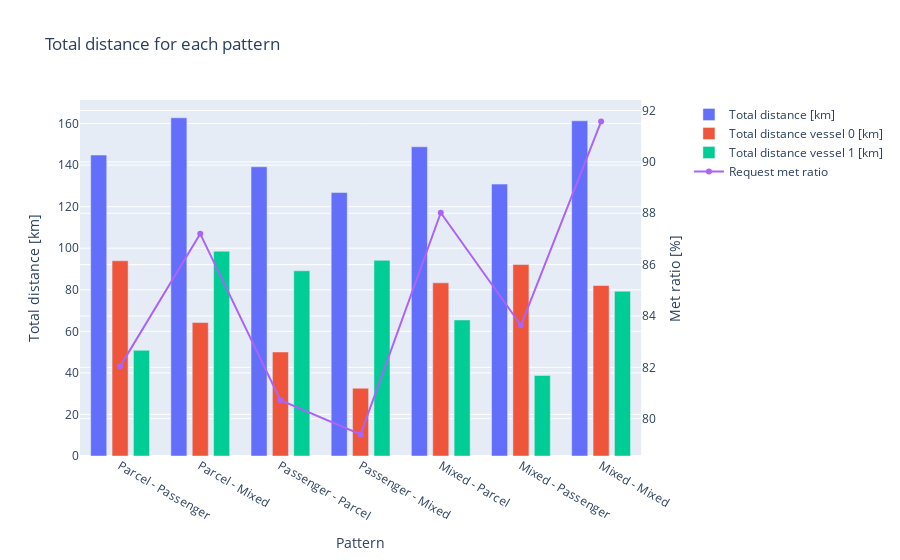

Notebook code for this chart:
### Code cell
# Visualise the final total distance for each pattern as a bar chart
# collect the final total distance for each pattern

total_distances = [dict_df_results[key].iloc[-1]['Total_dist'] for key in dict_df_results.keys()]
total_distances_k0 = [dict_df_results[key].iloc[-1]['Travel_distance_k0'] for key in dict_df_results.keys()]
total_distances_k1 = [dict_df_results[key].iloc[-1]['Travel_distance_k1'] for key in dict_df_results.keys()]

# collect the final met ratio for each pattern
met_ratios = [round(dict_df_results[key].iloc[-1]['Met_Ratio']*100, 2) for key in dict_df_results.keys()]


fig = make_subplots(specs=[[{'secondary_y': True}]])

fig.add_trace(go.Bar(x=[f'{vessel_types_inv[int(key[0])]} - {vessel_types_inv[int(key[1])]}' for key in dict_df_results.keys()], y=total_distances, name='Total distance [km]'), secondary_y=False)
fig.add_trace(go.Bar(x=[f'{vessel_types_inv[int(key[0])]} - {vessel_types_inv[int(key[1])]}' for key in dict_df_results.keys()], y=total_distances_k0, name='Total distance vessel 0 [km]'), secondary_y=False)
fig.add_trace(go.Bar(x=[f'{vessel_types_inv[int(key[0])]} - {vessel_types_inv[int(key[1])]}' for key in dict_df_results.keys()], y=total_distances_k1, name='Total distance vessel 1 [km]'), secondary_y=False)
fig.update_traces(width=0.2)


fig.add_trace(go.Scatter(x=[f'{vessel_types_inv[int(key[0])]} - {vessel_types_inv[int(key[1])]}' for key in dict_df_results.keys()], y=met_ratios, mode='lines+markers', name='Request met ratio'), secondary_y=True)

fig.update_yaxes(title_text="Total distance [km]", secondary_y=False)
fig.update_yaxes(title_text="Met ratio [%]", secondary_y=True)
fig.update_layout(title='Total distance for each pattern', xaxis_title='Pattern', barmode='group')


fig.show()

### Figure 1 — Plotly figure (JSON) as saved in the notebook; plotly's stock layout.template omitted (floating-point values rounded to 4 significant figures)
{"data": [{"name": "Total distance [km]", "type": "bar", "width": 0.2, "x": ["Parcel - Passenger", "Parcel - Mixed", "Passenger - Parcel", "Passenger - Mixed", "Mixed - Parcel", "Mixed - Passenger", "Mixed - Mixed"], "xaxis": "x", "y": [144.9, 162.8, 139.2, 126.8, 148.8, 130.9, 161.3], "yaxis": "y"}, {"name": "Total distance vessel 0 [km]", "type": "bar", "width": 0.2, "x": ["Parcel - Passenger", "Parcel - Mixed", "Passenger - Parcel", "Passenger - Mixed", "Mixed - Parcel", "Mixed - Passenger", "Mixed - Mixed"], "xaxis": "x", "y": [93.96, 64.23, 50.06, 32.63, 83.35, 92.14, 82.05], "yaxis": "y"}, {"name": "Total distance vessel 1 [km]", "type": "bar", "width": 0.2, "x": ["Parcel - Passenger", "Parcel - Mixed", "Passenger - Parcel", "Passenger - Mixed", "Mixed - Parcel", "Mixed - Passenger", "Mixed - Mixed"], "xaxis": "x", "y": [50.89, 98.55, 89.15, 94.17, 65.48, 38.73, 79.29], "yaxis": "y"}, {"mode": "lines+markers", "name": "Request met ratio", "type": "scatter", "x": ["Parcel - Passenger", "Parcel - Mixed", "Passenger - Parcel", "Passenger - Mixed", "Mixed - Parcel", "Mixed - Passenger", "Mixed - Mixed"], "xaxis": "x", "y": [82.04, 87.2, 80.72, 79.39, 88.02, 83.64, 91.57], "yaxis": "y2"}], "layout": {"barmode": "group", "title": {"text": "Total distance for each pattern"}, "xaxis": {"anchor": "y", "domain": [0, 0.94], "title": {"text": "Pattern"}}, "yaxis": {"anchor": "x", "domain": [0, 1], "title": {"text": "Total distance [km]"}}, "yaxis2": {"anchor": "x", "overlaying": "y", "side": "right", "title": {"text": "Met ratio [%]"}}}}
